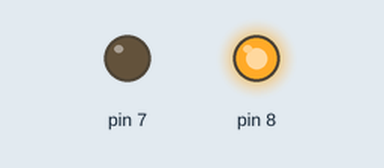
Recording of a sketch running on a simulated Arduino Uno, built with avr-gcc and run on an emulated ATmega328P. Shown: output pins drawn as LEDs (lit = HIGH).

Above: at 1.5 s.
At 4.5 s:
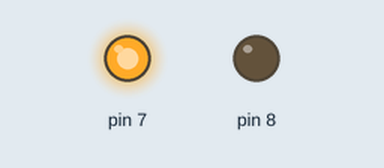
Timing chart, 0 to 7.8 s (numbered marks = the images above):
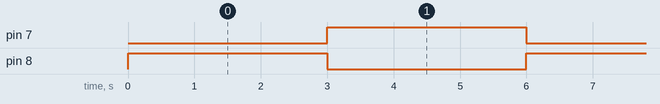

Measured:
- by itself, pin 7, pin 8: alternates HIGH for 3.0 s and LOW for 3.0 s

The sketch:

sketch_nov04a.ino
```cpp
//#include <ArduinoBLE.h>
void setup() {
  pinMode(7, OUTPUT);
  pinMode(8, OUTPUT);
}

void loop() {
  digitalWrite(7, LOW);
  digitalWrite(8, HIGH);
  delay(3000);
  digitalWrite(8, LOW);
  digitalWrite(7, HIGH);
  delay(3000);

}
```
